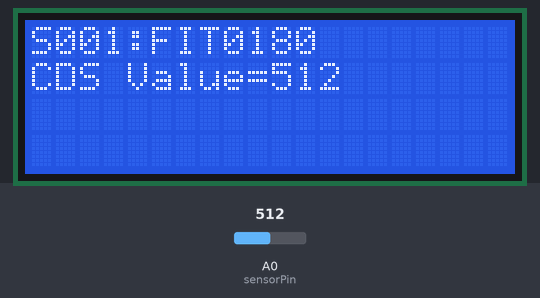
Bench run of a sketch on a simulated Arduino Uno, built with avr-gcc and run on an emulated ATmega328P. Shown: 20×4 character LCD. Inputs (shaded band) come from the test bench; at power-on: A0 (sensorPin) = 512.

Above: at 1.2 s.
1.3 s: A0 (sensorPin) set to 716
At 2.2 s:
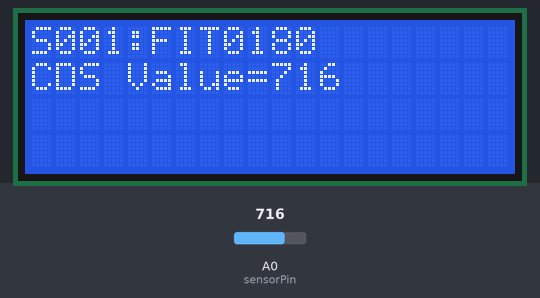
2.9 s: A0 (sensorPin) set to 900
At 4.2 s:
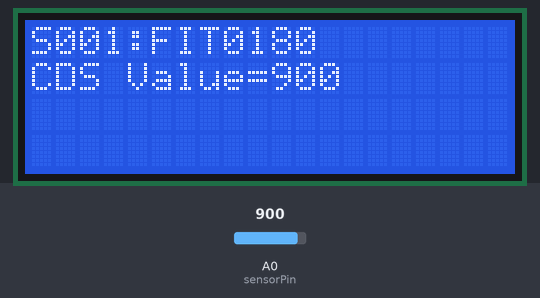
4.5 s: A0 (sensorPin) set to 1023
At 5.5 s:
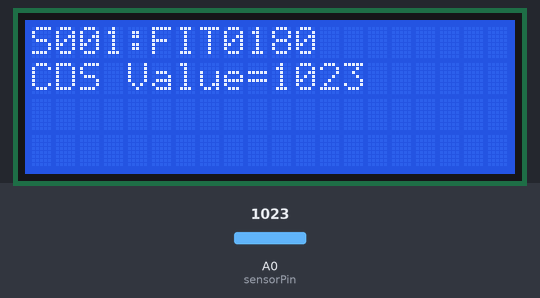
Timing chart, 0 to 7.5 s (numbered marks = the images above; inputs shaded):
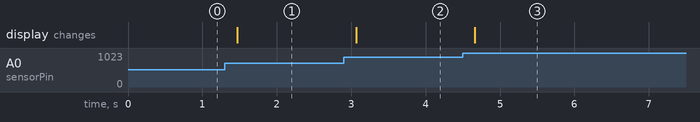

The sketch:

basic_test.ino
```cpp
/* Mini Photocell (FIT0180) [S001] : http://rdiot.tistory.com/67 [RDIoT Demo] */

#include <Wire.h>
#include <LiquidCrystal_I2C.h>

LiquidCrystal_I2C lcd(0x27,20,4);  // LCD2004

int sensorPin = A0;

void setup()
{
  lcd.init();  // initialize the lcd
  lcd.backlight();
  lcd.print("start LCD2004");
}

void loop()
{
  int rate = analogRead(sensorPin);
  lcd.clear();
  lcd.setCursor(0,0);
  lcd.print("S001:FIT0180");
  lcd.setCursor(0,1);
  lcd.print("CDS Value=" + (String)rate);

  delay(200);
}
```

Measured:
- after the input at 1.3 s, the display: changes after 0.17 s (image 1)
- after the input at 2.9 s, the display: changes after 0.17 s (image 2)
- after the input at 4.5 s, the display: changes after 0.16 s (image 3)
